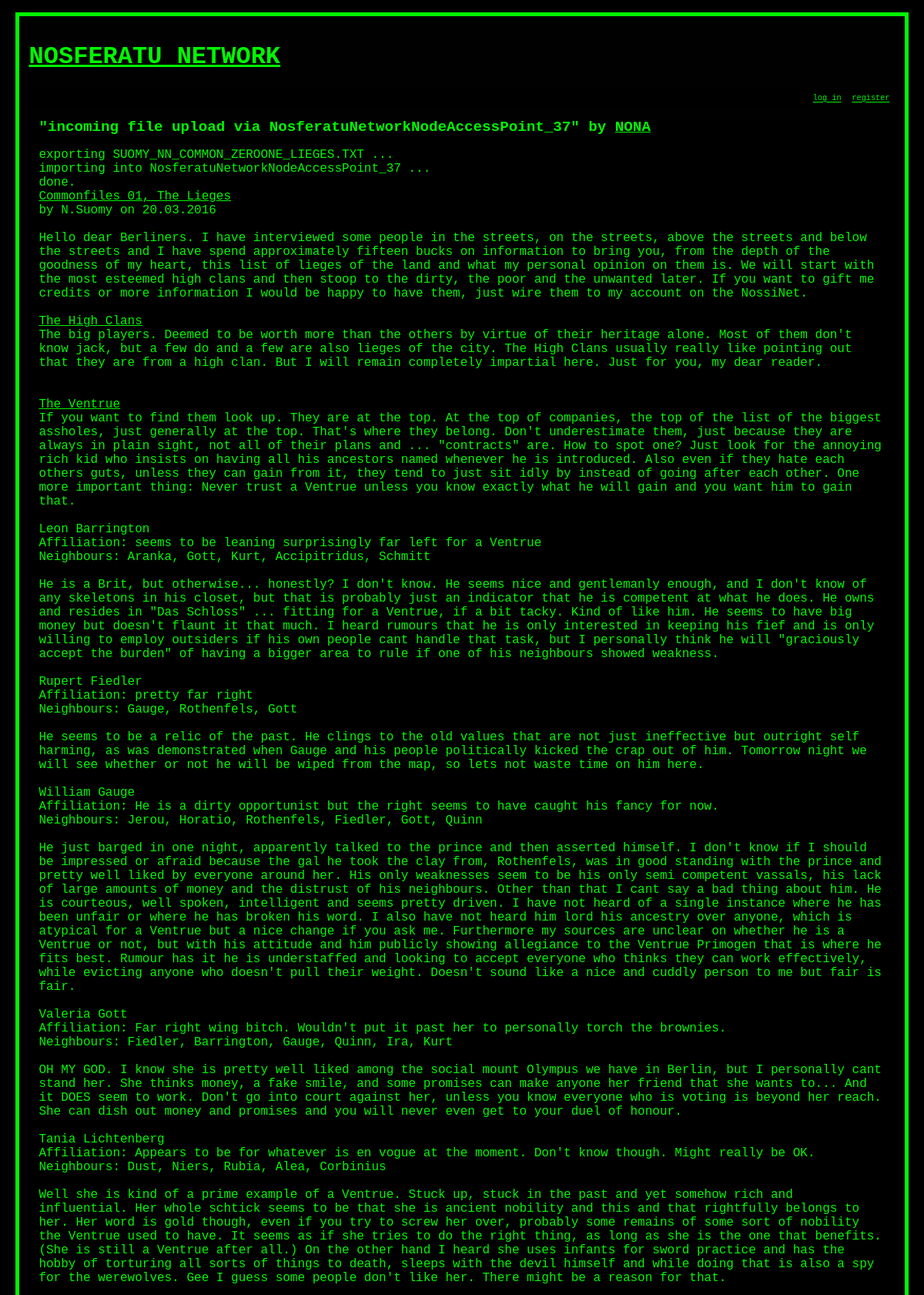
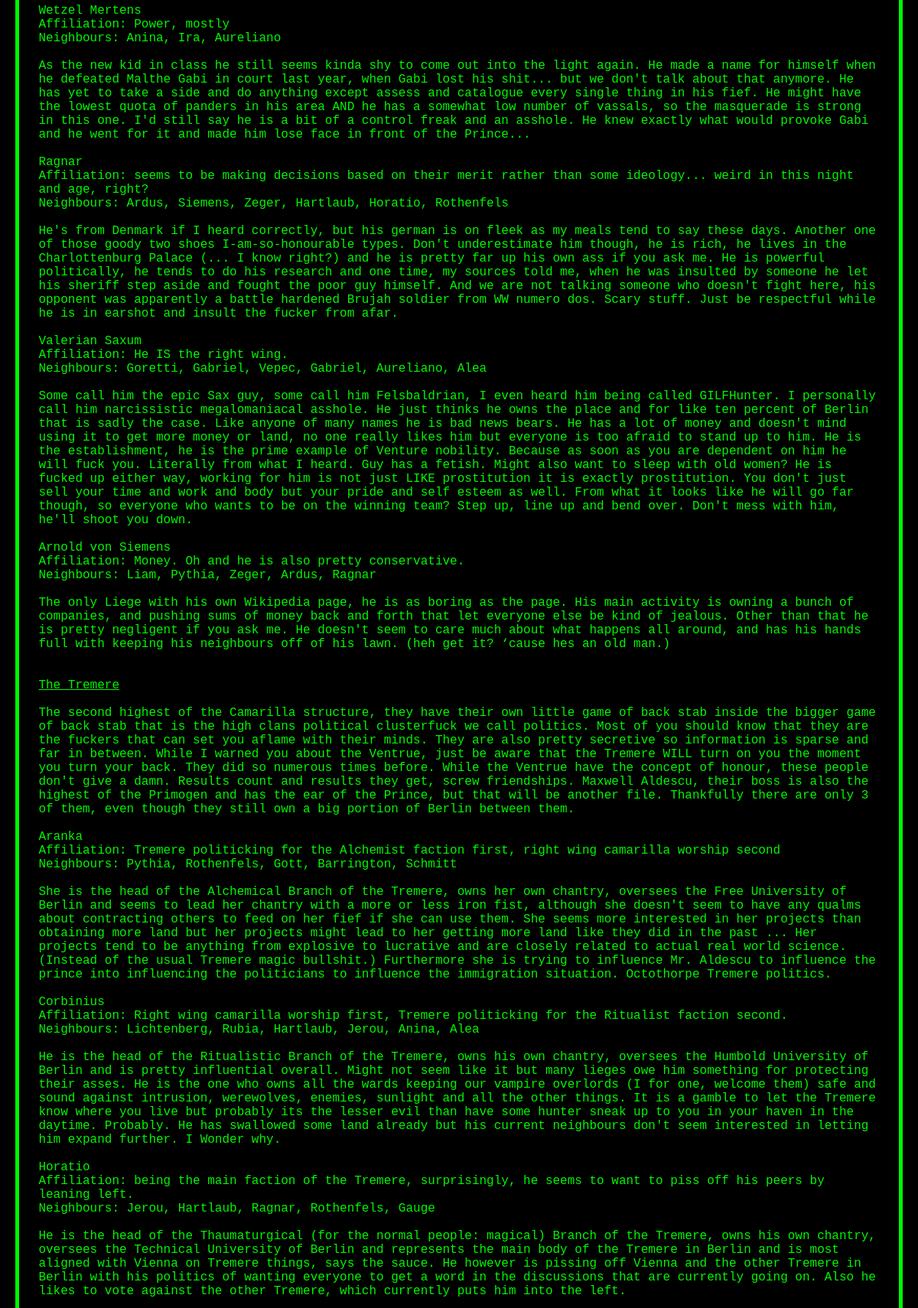
The page / (upper part) on the database its author committed (2 pictures, top to bottom).
### tables this page shows
CREATE TABLE entries (
  id     INTEGER PRIMARY KEY AUTOINCREMENT,
  author TEXT NOT NULL,
  title  TEXT NOT NULL,
  text     TEXT NOT NULL,
  plusoned TEXT
);

### NossiSite/views.py (the view)
@app.route('/')
def show_entries():
    cur = g.db.execute('SELECT author, title, text, plusOned, id FROM entries ORDER BY id DESC')
    entries = [dict(author=row[0], title=row[1], text=row[2], plusoned=row[3], id=row[4]) for row in cur.fetchall()]
    for e in entries:
        if e.get('plusoned') is not None:
            esplit = e.get('plusoned').split(' ')
            e['plusoned'] = ((session.get('user') in esplit) or (session.get('user') == e.get('author')))
        else:
            e['plusoned'] = (session.get('user') == e.get('author'))
    gentoken()
    return render_template('show_entries.html', entries=entries)

### NossiSite/helpers.py (called while the page is built)
def connect_db():
    return sqlite3.connect(app.config['DATABASE'])

@app.before_request
def before_request():
    g.db = connect_db()

@app.teardown_request
def teardown_request(exception):
    db = getattr(g, 'db', None)
    if db is not None:
        db.close()

### NossiSite/views.py (called while the page is built)
@app.context_processor
def gettoken():
    return dict(token=token.get(session.get('user', None), ''))

def gentoken():
    if session.get('user', False):
        token[session['user']] = generate_token(session)
        return token[session['user']]
    else:
        return ''

### NossiSite/templates/show_entries.html (shortened to what this page needs)
{% extends "layout.html" %}
{% block body %}
  <ul class=entries>
  {% for entry in entries %}
      <li><h2>"{{ entry.title }}" by <a
              href="{{ url_for('show_user_profile', username=entry.author) }}">{{ entry.author }}</a>
      </h2>{{ entry.text|safe }} <br>
  {% else %}
    <li><em>Unbelievable.  No entries here so far</em>
  {% endfor %}
  </ul>
{% endblock %}

### NossiSite/templates/layout.html (shortened to what this page needs)
<!doctype html>
<html>
<head>
    <link rel=stylesheet type=text/css href="
    {%- if session.light -%}
    {{ url_for('static', filename='stylelight.css') }}
    {%- else -%}
    {{ url_for('static', filename='style.css') }}
    {%- endif -%}
    ">
</head>
<body>
<div id="page_complete" class=page>
    <h1><a href={{ url_for('show_entries') }}>NOSFERATU NETWORK</a></h1>
    <div class=metanav>
        {% if not session.logged_in %}
            <a class=metanav href="{{ url_for('login') }}">log in</a>
            <a class=metanav href="{{ url_for('register') }}">register</a>
        {% else %}
            <a class=metanav href="{{ url_for('charsheet') }}">SHEET</a>  &nbsp
            <a class=metanav href="/chat/">CHAT</a>  &nbsp
            <a class=metanav href="{{ url_for('show_user_profile',username=session.user) }}">{{ session.user }}</a>  &nbsp
            <a class=metanav href="{{ url_for('logout') }}">LOG OUT</a>
        {% endif %}
    </div>
    {% block body %}{% endblock %}
</div>
{% if not session.logged_in %}
    <br>
{% endif %}
<br>
</body>
</html>

### NossiSite/static/style.css (style rules this page uses)
* { color: #00f700; font-family: "Lucida Console", Monaco, monospace; }
body { background: black; overflow-x: auto; }
a, h1, h2 { color: #00f700; }
h1 { border-bottom: 2px solid #000000; }
h2 { font-size: 1.2em; }
.page { margin: 1em auto; width: 95%; min-width: 35em; border: 5px solid #00f700; padding: 0.8em; background: #010101; color: #00f700; }
.entries { list-style: none; margin: 0; padding: 0; background: #000000; color:#00f700 }
.entries li { margin: 0.8em ; }
.entries li h2 { margin-left: 0; }
.metanav { text-align: right; font-size: 0.8em; padding: 0.3em; margin-bottom: 1em; background: #000; color: #00f700; }

### rows shown on the page
entries: title "incoming file upload via NosferatuNetworkNodeAccessPoint_37", author "NONA", text "exporting SUOMY_NN_COMMON_ZEROONE_LIEGES.TXT ... importing into NosferatuNetworkNodeAccessPoint_37 ... done. Commonfiles 01, The Lieges by N.Suomy on 20.03.2016 Hello dear Berliners. I have interviewed some people in the streets, on the streets, above the streets and below the streets and I have spend approximately fifteen bucks on information to bring you, from the depth of the goodness of my heart, this list of lieges of the land and what my personal opinion on them is. We will start with the most esteemed high clans and then stoop to the dirty, the poor and the unwanted later. If you want to gift me credits or more information I would be happy to have them, just wire them to my account…"
